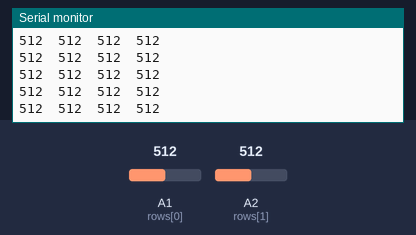
Simulated run of this sketch. Board: Arduino Uno, built with avr-gcc and run on an emulated ATmega328P. Parts: the last lines printed to the serial monitor. Inputs (shaded band) come from the test bench; at power-on: A1 (rows[0]) = 512, A2 (rows[1]) = 512.

Above: at 1.2 s.
1.3 s: A1 (rows[0]) set to 109
At 1.8 s:
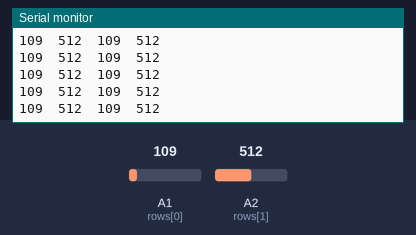
4.3 s: A1 (rows[0]) set to 91
At 5.3 s:
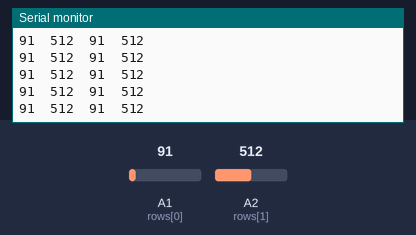
5.8 s: A2 (rows[1]) set to 11
At 6.4 s:
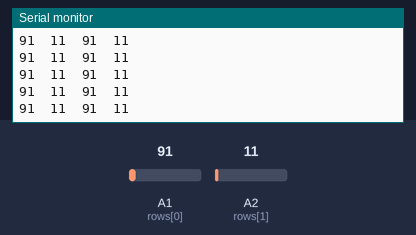
7.3 s: A2 (rows[1]) set to 8
At 8.1 s:
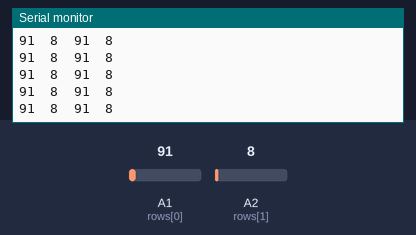
10.3 s: A1 (rows[0]) set to 11
At 11.4 s:
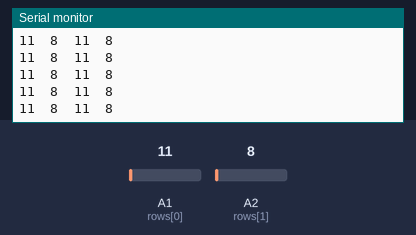
11.8 s: A1 (rows[0]) set to 8
At 12.5 s:
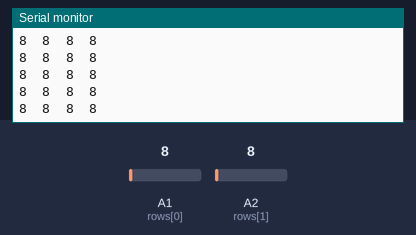
Timing chart, 0 to 14.3 s (numbered marks = the images above; inputs shaded):
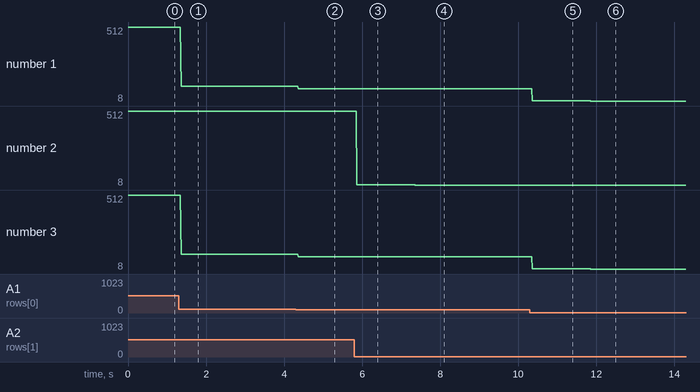

The sketch:

tela.ino
```cpp
#define numRows 2
#define numCols 2
#define sensorPoints numRows*numCols

int rows[] = {A1, A2};
int cols[] = {7, 8};
int incomingValues[sensorPoints] = {};
bool x = true;

void setup(){
    for(int i = 0; i < numRows; i++){
        pinMode(rows[i], INPUT_PULLUP);
    }
    for(int i = 0; i < numCols; i++){
        pinMode(cols[i], INPUT);
    }
    Serial.begin(9600);
}

void loop(){
    for (int colCount = 0; colCount < numCols; colCount++){
        pinMode(cols[colCount], OUTPUT);
        digitalWrite(cols[colCount], LOW);
        for(int rowCount = 0; rowCount < numRows; rowCount++){
            incomingValues[colCount * numRows + rowCount] = analogRead(rows[rowCount]);
        }
        pinMode(cols[colCount], INPUT);
    }
    for (int i = 0; i < sensorPoints; i++){
        Serial.print(incomingValues[i]);
        if(i < sensorPoints - 1){
            Serial.print("\t");
        }
    }

    Serial.println();
    delay(10);
}
```

Measured:
- after the input at 1.3 s, the serial monitor: prints a new line after 0.06 s (image 1)
- after the input at 4.3 s, the serial monitor: prints a new line after 0.07 s (image 2)
- after the input at 5.8 s, the serial monitor: prints a new line after 0.07 s (image 3)
- after the input at 7.3 s, the serial monitor: prints a new line after 0.07 s (image 4)
- after the input at 10.3 s, the serial monitor: prints a new line after 0.06 s (image 5)
- after the input at 11.8 s, the serial monitor: prints a new line after 0.06 s (image 6)
- plotted number 1: 512 → 109 after the input at 1.3 s, 109 → 91 after the input at 4.3 s
- plotted number 2: 512 → 11 after the input at 5.8 s, 11 → 8 after the input at 7.3 s
